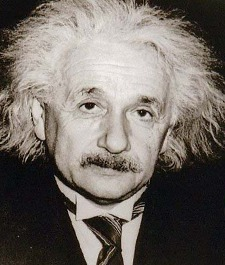
#> input picture Assignment1/einstein.jpg, 225 x 265 px
$ python '14 - Problem5Exercise5.py'   (Python 2 division)
#> lines starting #> are read from the running program, lines starting #| are printed output that depends on the picture
#5. Add or subtract a random value between [0,255] to every pixel in a grayscale image, then clip the resulting image to have a minimum value of 0 and a maximum value of 255.
#	30/08/2015		Draft Version

import cv2
import numpy as np
from matplotlib import pyplot as plt
from random import randint

#RandomValue on Image Example
def RandomValueAppliedExample():
    sourceImage = cv2.imread('einstein.jpg',0)
#> sourceImage: shape (265, 225); min 0, max 248, mean 110.1

    #generate a random number and add it to image
    randomnumber = randint(1,255)
    print randomnumber

    newimage = randomnumber+sourceImage
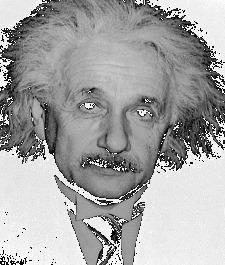
#> newimage: shape (265, 225); min 0, max 255, mean 164.8

    if(newimage.any() > 255):
        newimage[newimage] = 255

    cv2.imshow('Result image with Noise',newimage)
    cv2.waitKey(0)

#Invoke Function
RandomValueAppliedExample()

$ run again, with Assignment1/dreamflower.jpg copied over Assignment1/einstein.jpg
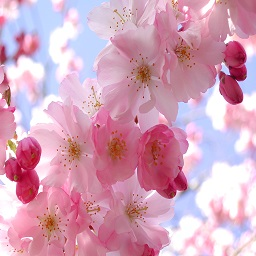
#> input picture Assignment1/dreamflower.jpg, 256 x 256 px
#> in RandomValueAppliedExample, `sourceImage = cv2.imread('einstein.jpg',0)`:
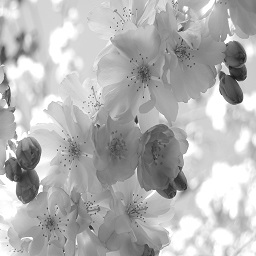
#> sourceImage: shape (256, 256); min 25, max 255, mean 179.7
#> in RandomValueAppliedExample, `newimage = randomnumber+sourceImage`:
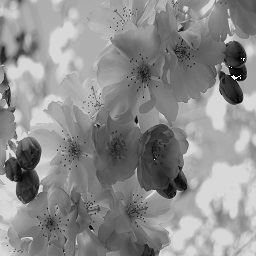
#> newimage: shape (256, 256); min 0, max 255, mean 140.8
